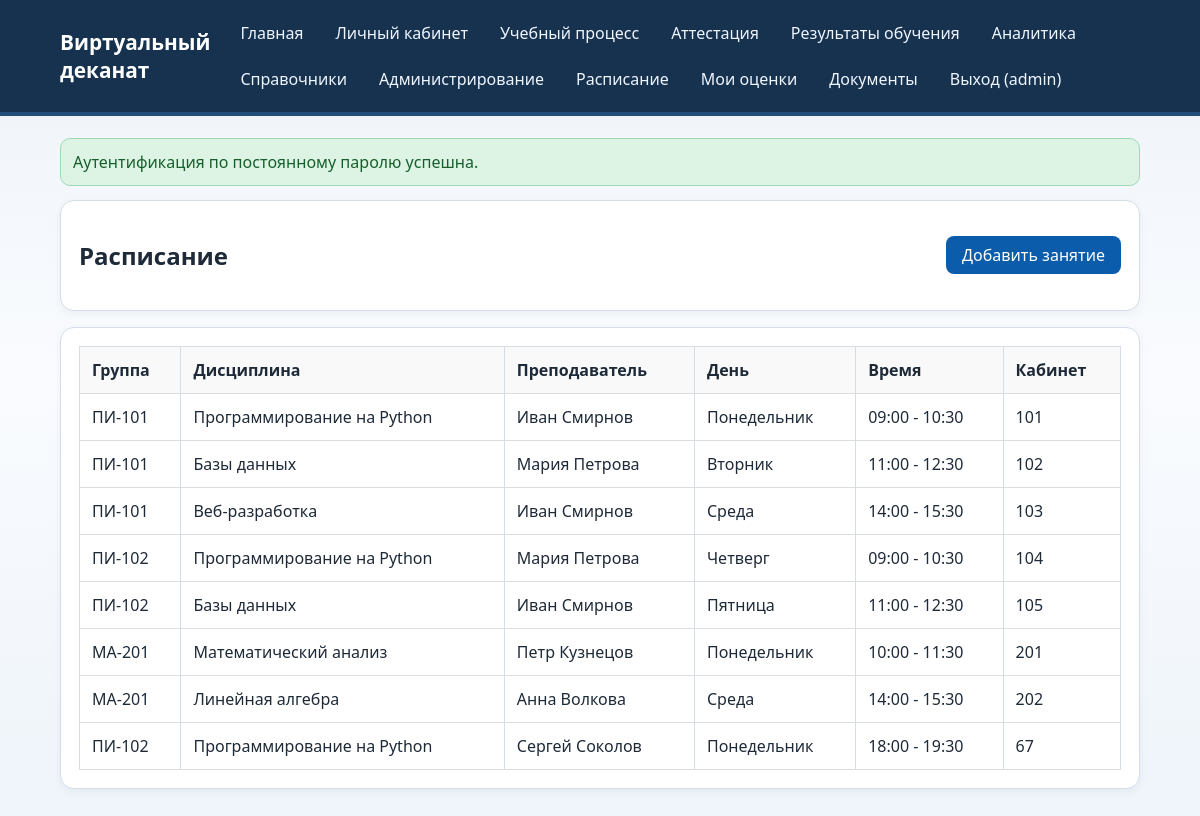
The app's page /academic-process/schedule (signed in) with its own data.
### models.py (models this page shows)
class User(Base):
    __tablename__ = "users"
    id = Column(Integer, primary_key=True, index=True)
    username = Column(String(50), unique=True, nullable=False, index=True)
    password_hash = Column(String(255), nullable=False)
    full_name = Column(String(120), nullable=False)
    is_active = Column(Boolean, default=True, nullable=False)
    clearance_level = Column(Integer, default=1, nullable=False)
    secret_key = Column(Integer, default=100, nullable=False)
    primary_role_id = Column(Integer, ForeignKey("roles.id"), nullable=True)
    primary_role = relationship("Role", foreign_keys=[primary_role_id])
    roles = relationship("Role", secondary="user_roles", back_populates="users")
    action_logs = relationship("ActionLog", back_populates="user")

class Schedule(Base):
    __tablename__ = "schedules"
    id = Column(Integer, primary_key=True, index=True)
    group_id = Column(Integer, ForeignKey("groups.id"), nullable=False, index=True)
    discipline_id = Column(Integer, ForeignKey("disciplines.id"), nullable=False, index=True)
    teacher_id = Column(Integer, ForeignKey("teachers.id"), nullable=False, index=True)
    day_of_week = Column(String(20), nullable=False)
    time_start = Column(String(5), nullable=False)
    time_end = Column(String(5), nullable=False)
    classroom = Column(String(20), nullable=False)
    group = relationship("Group", back_populates="schedules")
    discipline = relationship("Discipline", back_populates="schedules")
    teacher = relationship("Teacher", back_populates="schedules")

class Group(Base):
    __tablename__ = "groups"
    id = Column(Integer, primary_key=True, index=True)
    name = Column(String(50), unique=True, nullable=False, index=True)
    description = Column(Text, nullable=True)
    students = relationship("Student", back_populates="group")
    disciplines = relationship("Discipline", secondary="group_disciplines", back_populates="groups")
    schedules = relationship("Schedule", back_populates="group")

class Discipline(Base):
    __tablename__ = "disciplines"
    id = Column(Integer, primary_key=True, index=True)
    name = Column(String(100), unique=True, nullable=False, index=True)
    description = Column(Text, nullable=True)
    credits = Column(Integer, default=3, nullable=False)
    groups = relationship("Group", secondary="group_disciplines", back_populates="disciplines")
    teachers = relationship("Teacher", secondary="teacher_disciplines", back_populates="disciplines")
    schedules = relationship("Schedule", back_populates="discipline")
    attestations = relationship("Attestation", back_populates="discipline")

class Teacher(Base):
    __tablename__ = "teachers"
    id = Column(Integer, primary_key=True, index=True)
    full_name = Column(String(120), nullable=False)
    email = Column(String(100), unique=True, nullable=False, index=True)
    department_id = Column(Integer, ForeignKey("departments.id"), nullable=False, index=True)
    department = relationship("Department", back_populates="teachers")
    disciplines = relationship("Discipline", secondary="teacher_disciplines", back_populates="teachers")
    schedules = relationship("Schedule", back_populates="teacher")
    attestations = relationship("Attestation", back_populates="teacher")

### main.py (the view)
@app.get("/academic-process/schedule", response_class=HTMLResponse)
def schedules_list(request: Request, db: Session = Depends(get_db)):
    user, redirect = section_guard(request, db, "academic-process")
    if redirect:
        return redirect
    schedules = db.query(Schedule).all()
    context = build_context(request, db, {"schedules": schedules})
    return templates.TemplateResponse("academic_process/schedule_list.html", context)

### templates/academic_process/schedule_list.html (shortened to what this page needs)
{% extends "base.html" %}
{% block content %}
<section class="card">
    <div class="row-between">
        <h2>Расписание</h2>
        <a href="/academic-process/schedule/add" class="btn">Добавить занятие</a>
    </div>
</section>
{% if schedules %}
<section class="card">
    <table>
        <thead>
            <tr>
                <th>Группа</th>
                <th>Дисциплина</th>
                <th>Преподаватель</th>
                <th>День</th>
                <th>Время</th>
                <th>Кабинет</th>
            </tr>
        </thead>
        <tbody>
            {% for schedule in schedules %}
            <tr>
                <td>{{ schedule.group.name }}</td>
                <td>{{ schedule.discipline.name }}</td>
                <td>{{ schedule.teacher.full_name }}</td>
                <td>{{ schedule.day_of_week }}</td>
                <td>{{ schedule.time_start }} - {{ schedule.time_end }}</td>
                <td>{{ schedule.classroom }}</td>
            </tr>
            {% endfor %}
        </tbody>
    </table>
</section>
{% else %}
<section class="card">
    <p>Расписание не составлено.</p>
</section>
{% endif %}
{% endblock %}

### templates/base.html (shortened to what this page needs)
<!DOCTYPE html>
<html lang="ru">
<head>
    <link rel="stylesheet" href="/static/style.css">
</head>
<body>
    <header class="site-header">
        <div class="container row-between">
            <h1>Виртуальный деканат</h1>
            <nav class="top-nav">
                <a href="/">Главная</a>
                {% if current_user %}
                    <a href="/dashboard">Личный кабинет</a>
                    {% for section in available_sections %}
                        <a href="{{ section.path }}">{{ section.title }}</a>
                    {% endfor %}
                    <a href="/logout">Выход ({{ current_user.username }})</a>
                {% else %}
                    <a href="/register">Регистрация</a>
                    <a href="/login">Вход</a>
                {% endif %}
            </nav>
        </div>
    </header>
    <main class="container">
        {% if flash %}
            <div class="flash flash-{{ flash.category }}">
                {{ flash.message }}
            </div>
        {% endif %}
        {% block content %}{% endblock %}
    </main>
</body>
</html>

### static/style.css (style rules this page uses)
:root { --bg: #f3f6fb; --surface: #ffffff; --text: #1e2a38; --muted: #5c6f84; --accent: #0b5cab; --accent-soft: #d6e7f8; --ok: #1e7a39; --ok-soft: #ddf4e5; --err: #9b2020; --err-soft: #fae0e0; --border: #d5dee8; }
* { box-sizing: border-box; }
body { margin: 0; font-family: "Segoe UI", Tahoma, sans-serif; background: linear-gradient(180deg, #eef3f9 0%, #f9fbfe 45%, #eef4fa 100%); color: var(--text); }
.container { width: min(1080px, 92vw); margin: 0 auto; }
.site-header { background: #16324f; color: #fff; padding: 16px 0; border-bottom: 4px solid #244e7a; }
.site-header h1 { margin: 0; font-size: 1.3rem; }
.row-between { display: flex; justify-content: space-between; align-items: center; gap: 20px; }
.top-nav { display: flex; flex-wrap: wrap; gap: 12px; }
.top-nav a { color: #f0f6ff; text-decoration: none; padding: 6px 10px; border-radius: 8px; }
main { padding: 22px 0 30px; }
.card { background: var(--surface); border: 1px solid var(--border); border-radius: 14px; padding: 18px; margin-bottom: 16px; box-shadow: 0 3px 9px rgba(13, 37, 63, 0.05); }
.flash { border-radius: 10px; padding: 12px; margin-bottom: 14px; }
.flash-success { background: var(--ok-soft); border: 1px solid #9ddbb2; color: #165f2b; }
table { width: 100%; border-collapse: collapse; }
th, td { border: 1px solid var(--border); padding: 9px; text-align: left; vertical-align: top; }
th { background: #eef5fc; }

### templates/academic_process/schedule_list.html (style rules this page uses)
table { width: 100%; border-collapse: collapse; }
th, td { padding: 12px; text-align: left; border-bottom: 1px solid #ddd; }
th { background: #f9f9f9; font-weight: bold; }
.row-between { display: flex; justify-content: space-between; align-items: center; }
.btn { padding: 8px 16px; background: #0b5cab; color: white; text-decoration: none; border-radius: 8px; }

### records on screen
User: username "admin"
Schedule: group.name "ПИ-101", discipline.name "Программирование на Python", teacher.full_name "Иван Смирнов", day_of_week "Понедельник", time_start "09:00", time_end "10:30", classroom "101"
Schedule: group.name "ПИ-101", discipline.name "Базы данных", teacher.full_name "Мария Петрова", day_of_week "Вторник", time_start "11:00", time_end "12:30", classroom "102"
Schedule: group.name "ПИ-101", discipline.name "Веб-разработка", teacher.full_name "Иван Смирнов", day_of_week "Среда", time_start "14:00", time_end "15:30", classroom "103"
Schedule: group.name "ПИ-102", discipline.name "Программирование на Python", teacher.full_name "Мария Петрова", day_of_week "Четверг", time_start "09:00", time_end "10:30", classroom "104"
Schedule: group.name "ПИ-102", discipline.name "Базы данных", teacher.full_name "Иван Смирнов", day_of_week "Пятница", time_start "11:00", time_end "12:30", classroom "105"
Schedule: group.name "МА-201", discipline.name "Математический анализ", teacher.full_name "Петр Кузнецов", day_of_week "Понедельник", time_start "10:00", time_end "11:30", classroom "201"
Schedule: group.name "МА-201", discipline.name "Линейная алгебра", teacher.full_name "Анна Волкова", day_of_week "Среда", time_start "14:00", time_end "15:30", classroom "202"
Schedule: group.name "ПИ-102", discipline.name "Программирование на Python", teacher.full_name "Сергей Соколов", day_of_week "Понедельник", time_start "18:00", time_end "19:30", classroom "67"

### other values on screen
{{ section.title }} "Учебный процесс" "Аттестация" "Результаты обучения" "Аналитика" "Справочники" "Администрирование" "Расписание" "Мои оценки" "Документы"
{{ flash.message }} "Аутентификация по постоянному паролю успешна."
